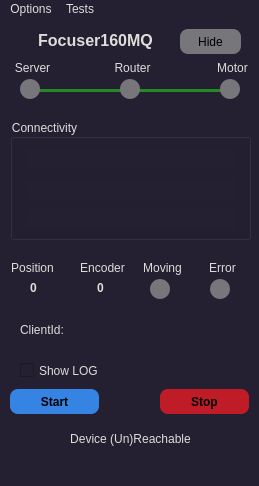
<?xml version="1.0" encoding="UTF-8"?>
<ui version="4.0">
 <class>MainWindow</class>
 <widget class="QMainWindow" name="MainWindow">
  <property name="geometry">
   <rect>
    <x>0</x>
    <y>0</y>
    <width>259</width>
    <height>486</height>
   </rect>
  </property>
  <property name="windowTitle">
   <string>Focuser Server</string>
  </property>
  <property name="styleSheet">
   <string notr="true">background-color: rgb(36, 31, 49);</string>
  </property>
  <widget class="QWidget" name="centralwidget">
   <widget class="QPushButton" name="btnStart">
    <property name="geometry">
     <rect>
      <x>10</x>
      <y>370</y>
      <width>89</width>
      <height>25</height>
     </rect>
    </property>
    <property name="font">
     <font>
      <weight>75</weight>
      <bold>true</bold>
     </font>
    </property>
    <property name="styleSheet">
     <string notr="true">background-color: rgb(53, 132, 228);
border-radius: 8px;</string>
    </property>
    <property name="text">
     <string>Start</string>
    </property>
   </widget>
   <widget class="QPushButton" name="btnStop">
    <property name="geometry">
     <rect>
      <x>160</x>
      <y>370</y>
      <width>89</width>
      <height>25</height>
     </rect>
    </property>
    <property name="font">
     <font>
      <weight>75</weight>
      <bold>true</bold>
     </font>
    </property>
    <property name="styleSheet">
     <string notr="true">background-color: rgb(192, 28, 40);
border-radius: 8px;</string>
    </property>
    <property name="text">
     <string>Stop</string>
    </property>
   </widget>
   <widget class="QCheckBox" name="boxLog">
    <property name="geometry">
     <rect>
      <x>20</x>
      <y>340</y>
      <width>221</width>
      <height>23</height>
     </rect>
    </property>
    <property name="styleSheet">
     <string notr="true">color: rgb(222, 221, 218);</string>
    </property>
    <property name="text">
     <string>Show LOG</string>
    </property>
   </widget>
   <widget class="QPushButton" name="btnHide">
    <property name="geometry">
     <rect>
      <x>180</x>
      <y>10</y>
      <width>61</width>
      <height>25</height>
     </rect>
    </property>
    <property name="toolTip">
     <string>Minimizes program to tray.</string>
    </property>
    <property name="styleSheet">
     <string notr="true">border-radius: 8px;
background-color: rgb(119, 118, 123);</string>
    </property>
    <property name="text">
     <string>Hide</string>
    </property>
   </widget>
   <widget class="QLabel" name="label">
    <property name="geometry">
     <rect>
      <x>20</x>
      <y>6</y>
      <width>151</width>
      <height>31</height>
     </rect>
    </property>
    <property name="font">
     <font>
      <pointsize>12</pointsize>
      <weight>75</weight>
      <bold>true</bold>
     </font>
    </property>
    <property name="styleSheet">
     <string notr="true">color: rgb(222, 221, 218);</string>
    </property>
    <property name="text">
     <string>Focuser160MQ</string>
    </property>
    <property name="alignment">
     <set>Qt::AlignCenter</set>
    </property>
   </widget>
   <widget class="QGroupBox" name="groupBox">
    <property name="geometry">
     <rect>
      <x>10</x>
      <y>100</y>
      <width>241</width>
      <height>121</height>
     </rect>
    </property>
    <property name="styleSheet">
     <string notr="true">color: rgb(222, 221, 218);</string>
    </property>
    <property name="title">
     <string>Connectivity</string>
    </property>
    <widget class="QLabel" name="lblIP">
     <property name="geometry">
      <rect>
       <x>16</x>
       <y>30</y>
       <width>211</width>
       <height>20</height>
      </rect>
     </property>
     <property name="font">
      <font>
       <weight>75</weight>
       <bold>true</bold>
      </font>
     </property>
     <property name="text">
      <string/>
     </property>
     <property name="alignment">
      <set>Qt::AlignCenter</set>
     </property>
    </widget>
    <widget class="QLabel" name="lblPort">
     <property name="geometry">
      <rect>
       <x>16</x>
       <y>60</y>
       <width>211</width>
       <height>20</height>
      </rect>
     </property>
     <property name="font">
      <font>
       <weight>75</weight>
       <bold>true</bold>
      </font>
     </property>
     <property name="text">
      <string/>
     </property>
     <property name="alignment">
      <set>Qt::AlignCenter</set>
     </property>
    </widget>
    <widget class="QLabel" name="lblCommSpeed">
     <property name="geometry">
      <rect>
       <x>16</x>
       <y>90</y>
       <width>211</width>
       <height>20</height>
      </rect>
     </property>
     <property name="font">
      <font>
       <weight>75</weight>
       <bold>true</bold>
      </font>
     </property>
     <property name="text">
      <string/>
     </property>
     <property name="alignment">
      <set>Qt::AlignCenter</set>
     </property>
    </widget>
   </widget>
   <widget class="QLabel" name="label_2">
    <property name="geometry">
     <rect>
      <x>0</x>
      <y>240</y>
      <width>65</width>
      <height>17</height>
     </rect>
    </property>
    <property name="styleSheet">
     <string notr="true">color: rgb(222, 221, 218);</string>
    </property>
    <property name="text">
     <string>Position</string>
    </property>
    <property name="alignment">
     <set>Qt::AlignCenter</set>
    </property>
   </widget>
   <widget class="QLabel" name="label_3">
    <property name="geometry">
     <rect>
      <x>130</x>
      <y>240</y>
      <width>65</width>
      <height>17</height>
     </rect>
    </property>
    <property name="styleSheet">
     <string notr="true">color: rgb(222, 221, 218);</string>
    </property>
    <property name="text">
     <string>Moving</string>
    </property>
    <property name="alignment">
     <set>Qt::AlignCenter</set>
    </property>
   </widget>
   <widget class="QLabel" name="label_4">
    <property name="geometry">
     <rect>
      <x>190</x>
      <y>240</y>
      <width>65</width>
      <height>17</height>
     </rect>
    </property>
    <property name="styleSheet">
     <string notr="true">color: rgb(222, 221, 218);</string>
    </property>
    <property name="text">
     <string>Error</string>
    </property>
    <property name="alignment">
     <set>Qt::AlignCenter</set>
    </property>
   </widget>
   <widget class="QLabel" name="lblPos">
    <property name="geometry">
     <rect>
      <x>0</x>
      <y>260</y>
      <width>67</width>
      <height>17</height>
     </rect>
    </property>
    <property name="font">
     <font>
      <weight>75</weight>
      <bold>true</bold>
     </font>
    </property>
    <property name="styleSheet">
     <string notr="true">color: rgb(222, 221, 218);</string>
    </property>
    <property name="text">
     <string>0</string>
    </property>
    <property name="alignment">
     <set>Qt::AlignCenter</set>
    </property>
   </widget>
   <widget class="QLabel" name="lblMov">
    <property name="geometry">
     <rect>
      <x>150</x>
      <y>260</y>
      <width>20</width>
      <height>20</height>
     </rect>
    </property>
    <property name="styleSheet">
     <string notr="true">background-color: rgb(119, 118, 123);
border-radius: 10px;</string>
    </property>
    <property name="text">
     <string/>
    </property>
    <property name="alignment">
     <set>Qt::AlignCenter</set>
    </property>
   </widget>
   <widget class="QLabel" name="lblErr">
    <property name="geometry">
     <rect>
      <x>210</x>
      <y>260</y>
      <width>20</width>
      <height>20</height>
     </rect>
    </property>
    <property name="styleSheet">
     <string notr="true">background-color: rgb(119, 118, 123);
border-radius: 10px;</string>
    </property>
    <property name="text">
     <string/>
    </property>
    <property name="alignment">
     <set>Qt::AlignCenter</set>
    </property>
   </widget>
   <widget class="QLabel" name="lblPing">
    <property name="geometry">
     <rect>
      <x>30</x>
      <y>410</y>
      <width>201</width>
      <height>20</height>
     </rect>
    </property>
    <property name="styleSheet">
     <string notr="true">color: rgb(222, 221, 218);</string>
    </property>
    <property name="text">
     <string>Device (Un)Reachable</string>
    </property>
    <property name="alignment">
     <set>Qt::AlignCenter</set>
    </property>
   </widget>
   <widget class="QLabel" name="label_5">
    <property name="geometry">
     <rect>
      <x>20</x>
      <y>300</y>
      <width>71</width>
      <height>21</height>
     </rect>
    </property>
    <property name="styleSheet">
     <string notr="true">color: rgb(222, 221, 218);</string>
    </property>
    <property name="text">
     <string>ClientId:</string>
    </property>
   </widget>
   <widget class="QLineEdit" name="txtClientID">
    <property name="enabled">
     <bool>true</bool>
    </property>
    <property name="geometry">
     <rect>
      <x>100</x>
      <y>300</y>
      <width>141</width>
      <height>25</height>
     </rect>
    </property>
    <property name="font">
     <font>
      <weight>75</weight>
      <bold>true</bold>
     </font>
    </property>
    <property name="toolTip">
     <string>Current Client</string>
    </property>
    <property name="styleSheet">
     <string notr="true">color: rgb(222, 221, 218);</string>
    </property>
    <property name="frame">
     <bool>false</bool>
    </property>
    <property name="alignment">
     <set>Qt::AlignCenter</set>
    </property>
    <property name="readOnly">
     <bool>true</bool>
    </property>
   </widget>
   <widget class="QLabel" name="lblEnc">
    <property name="geometry">
     <rect>
      <x>70</x>
      <y>260</y>
      <width>61</width>
      <height>17</height>
     </rect>
    </property>
    <property name="font">
     <font>
      <weight>75</weight>
      <bold>true</bold>
     </font>
    </property>
    <property name="styleSheet">
     <string notr="true">color: rgb(222, 221, 218);</string>
    </property>
    <property name="text">
     <string>0</string>
    </property>
    <property name="alignment">
     <set>Qt::AlignCenter</set>
    </property>
   </widget>
   <widget class="QLabel" name="label_6">
    <property name="geometry">
     <rect>
      <x>70</x>
      <y>240</y>
      <width>65</width>
      <height>17</height>
     </rect>
    </property>
    <property name="styleSheet">
     <string notr="true">color: rgb(222, 221, 218);</string>
    </property>
    <property name="text">
     <string>Encoder</string>
    </property>
    <property name="alignment">
     <set>Qt::AlignCenter</set>
    </property>
   </widget>
   <widget class="QLabel" name="statServer">
    <property name="geometry">
     <rect>
      <x>20</x>
      <y>60</y>
      <width>20</width>
      <height>20</height>
     </rect>
    </property>
    <property name="styleSheet">
     <string notr="true">background-color: rgb(119, 118, 123);
border-radius: 10px;</string>
    </property>
    <property name="text">
     <string/>
    </property>
    <property name="alignment">
     <set>Qt::AlignCenter</set>
    </property>
   </widget>
   <widget class="QLabel" name="statRouter">
    <property name="geometry">
     <rect>
      <x>120</x>
      <y>60</y>
      <width>20</width>
      <height>20</height>
     </rect>
    </property>
    <property name="styleSheet">
     <string notr="true">background-color: rgb(119, 118, 123);
border-radius: 10px;</string>
    </property>
    <property name="text">
     <string/>
    </property>
    <property name="alignment">
     <set>Qt::AlignCenter</set>
    </property>
   </widget>
   <widget class="QLabel" name="statMotor">
    <property name="geometry">
     <rect>
      <x>220</x>
      <y>60</y>
      <width>20</width>
      <height>20</height>
     </rect>
    </property>
    <property name="styleSheet">
     <string notr="true">background-color: rgb(119, 118, 123);
border-radius: 10px;</string>
    </property>
    <property name="text">
     <string/>
    </property>
    <property name="alignment">
     <set>Qt::AlignCenter</set>
    </property>
   </widget>
   <widget class="QLabel" name="label_7">
    <property name="geometry">
     <rect>
      <x>0</x>
      <y>40</y>
      <width>65</width>
      <height>17</height>
     </rect>
    </property>
    <property name="styleSheet">
     <string notr="true">color: rgb(222, 221, 218);</string>
    </property>
    <property name="text">
     <string>Server</string>
    </property>
    <property name="alignment">
     <set>Qt::AlignCenter</set>
    </property>
   </widget>
   <widget class="QLabel" name="label_8">
    <property name="geometry">
     <rect>
      <x>100</x>
      <y>40</y>
      <width>65</width>
      <height>17</height>
     </rect>
    </property>
    <property name="styleSheet">
     <string notr="true">color: rgb(222, 221, 218);</string>
    </property>
    <property name="text">
     <string>Router</string>
    </property>
    <property name="alignment">
     <set>Qt::AlignCenter</set>
    </property>
   </widget>
   <widget class="QLabel" name="label_9">
    <property name="geometry">
     <rect>
      <x>200</x>
      <y>40</y>
      <width>65</width>
      <height>17</height>
     </rect>
    </property>
    <property name="styleSheet">
     <string notr="true">color: rgb(222, 221, 218);</string>
    </property>
    <property name="text">
     <string>Motor</string>
    </property>
    <property name="alignment">
     <set>Qt::AlignCenter</set>
    </property>
   </widget>
   <widget class="QLabel" name="lineRM">
    <property name="geometry">
     <rect>
      <x>130</x>
      <y>70</y>
      <width>100</width>
      <height>3</height>
     </rect>
    </property>
    <property name="styleSheet">
     <string notr="true">background-color: forestGreen;</string>
    </property>
    <property name="text">
     <string/>
    </property>
   </widget>
   <widget class="QLabel" name="lineSR">
    <property name="geometry">
     <rect>
      <x>30</x>
      <y>70</y>
      <width>100</width>
      <height>3</height>
     </rect>
    </property>
    <property name="styleSheet">
     <string notr="true">background-color: forestGreen;</string>
    </property>
    <property name="text">
     <string/>
    </property>
   </widget>
   <zorder>btnStart</zorder>
   <zorder>btnStop</zorder>
   <zorder>boxLog</zorder>
   <zorder>btnHide</zorder>
   <zorder>label</zorder>
   <zorder>groupBox</zorder>
   <zorder>label_2</zorder>
   <zorder>label_3</zorder>
   <zorder>label_4</zorder>
   <zorder>lblPos</zorder>
   <zorder>lblMov</zorder>
   <zorder>lblErr</zorder>
   <zorder>lblPing</zorder>
   <zorder>label_5</zorder>
   <zorder>txtClientID</zorder>
   <zorder>lblEnc</zorder>
   <zorder>label_6</zorder>
   <zorder>label_7</zorder>
   <zorder>label_8</zorder>
   <zorder>label_9</zorder>
   <zorder>lineRM</zorder>
   <zorder>statMotor</zorder>
   <zorder>lineSR</zorder>
   <zorder>statServer</zorder>
   <zorder>statRouter</zorder>
  </widget>
  <widget class="QMenuBar" name="menubar">
   <property name="geometry">
    <rect>
     <x>0</x>
     <y>0</y>
     <width>259</width>
     <height>26</height>
    </rect>
   </property>
   <property name="styleSheet">
    <string notr="true">color: rgb(222, 221, 218);</string>
   </property>
   <widget class="QMenu" name="menuSetup">
    <property name="title">
     <string>Options</string>
    </property>
    <addaction name="actionAbout"/>
   </widget>
   <widget class="QMenu" name="menuTests">
    <property name="title">
     <string>Tests</string>
    </property>
    <addaction name="actionClient_Simulator"/>
   </widget>
   <addaction name="menuSetup"/>
   <addaction name="menuTests"/>
  </widget>
  <widget class="QStatusBar" name="statusbar"/>
  <action name="actionAbout">
   <property name="text">
    <string>Settings...</string>
   </property>
  </action>
  <action name="actionClient_Simulator">
   <property name="text">
    <string>Client Simulator</string>
   </property>
  </action>
 </widget>
 <resources/>
 <connections/>
</ui>
